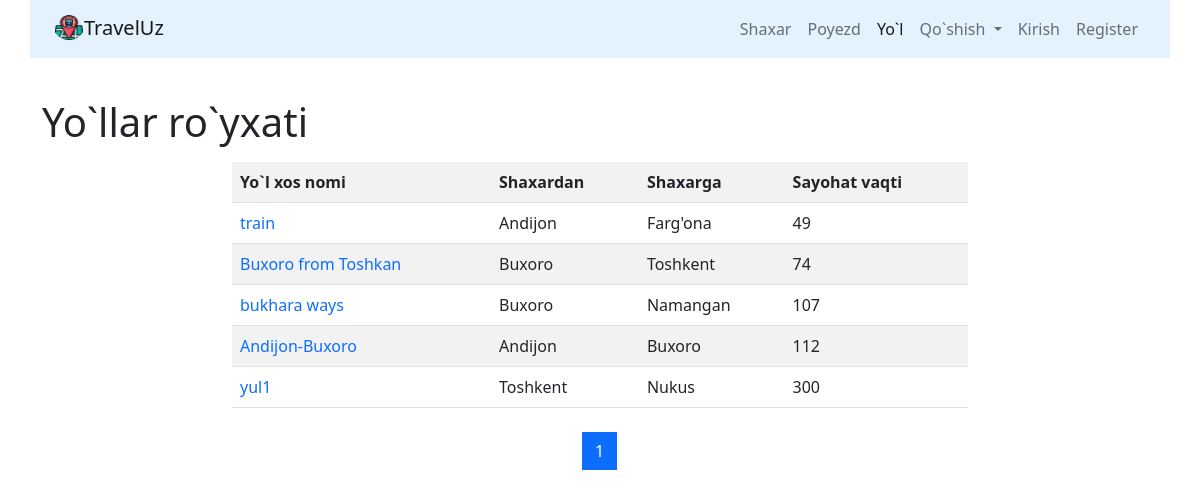
The page /list/ on the database as committed earlier.
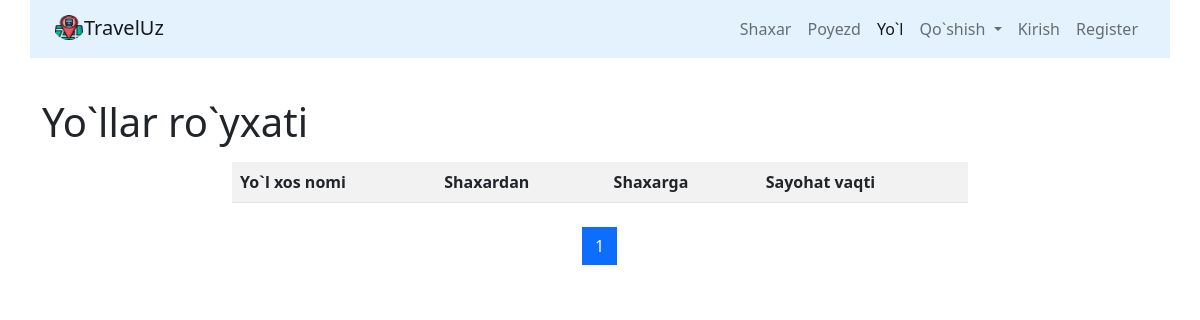
The same page on the database as committed later.
### routes/models.py (models this page shows, shortened)
class Route(models.Model):
    name=models.CharField(max_length=50,unique=True,verbose_name='Route number')
    travel_times=models.PositiveSmallIntegerField(verbose_name='Route time travel')
    from_city=models.ForeignKey(City,on_delete=models.CASCADE,
                                related_name='route_from_city_set',verbose_name='Qaysi shaxardan')
    to_city=models.ForeignKey(City,on_delete=models.CASCADE,
                                related_name='route_to_city_set',verbose_name='Qaysi shaxarga')
    trains=models.ManyToManyField('trains.Train',verbose_name='Train list')
    class Meta:
        verbose_name='Route'
        verbose_name_plural='Routes'
        ordering=['travel_times']

### cities/models.py (models this page shows)
class City(models.Model):
    name=models.CharField(max_length=200,unique=True,verbose_name='Shaxar')
    about_city=RichTextUploadingField(blank=True,null=True)
    def __str__(self):
        return self.name
    class Meta:
        verbose_name= "Shaxar"
        verbose_name_plural= "Shaxarlar ombori"
        ordering=["name"]

### routes/views.py (the view)
# urls.py: path('list/',RouteListView.as_view(),name='list'),
class RouteListView(ListView):
    paginate_by = 10
    model=Route
    template_name = 'routes/list.html'

### routes/templates/routes/list.html (shortened to what this page needs)
{% extends 'base.html' %}
{% block content %}
<h1>Yo`llar ro`yxati</h1>
<div class="row">
    <div class="col-md-8 mx-auto my-2">
        <table class="table table-striped">
            <tr>
                <th>Yo`l xos nomi</th>
                <th>Shaxardan</th>
                <th>Shaxarga</th>
                <th>Sayohat vaqti</th>
            </tr>
        {% for object in page_obj %}
             <tr>
                 <td><a style="text-decoration:none" href="{% url 'route_detail' object.pk %}">{{object.name}}</a></td>
                 <td>{{object.from_city}}</td>
                 <td>{{object.to_city}}</td>
                 <td>{{object.travel_times}}</td>
             </tr>
        {% endfor %}
        </table>
    </div>
</div>
<nav aria-label="Page navigation example">
  <ul class="pagination justify-content-center">
      {% for page in page_obj.paginator.page_range %}
            <li class="page-item {% if page == page_obj.number %}active{% endif %}"><a class="page-link" href="?page={{page}}">{{page}}</a></li>
      {% endfor %}
  </ul>
</nav>
{% endblock %}

Rows that differ between the two databases and show on the page:
removed Route: name "train", from_city "Andijon", to_city "Farg'ona", travel_times "49"
removed Route: name "Buxoro from Toshkan", from_city "Buxoro", to_city "Toshkent", travel_times "74"
removed Route: name "bukhara ways", from_city "Buxoro", to_city "Namangan", travel_times "107"
removed Route: name "Andijon-Buxoro", from_city "Andijon", to_city "Buxoro", travel_times "112"
removed Route: name "yul1", from_city "Toshkent", to_city "Nukus", travel_times "300"
